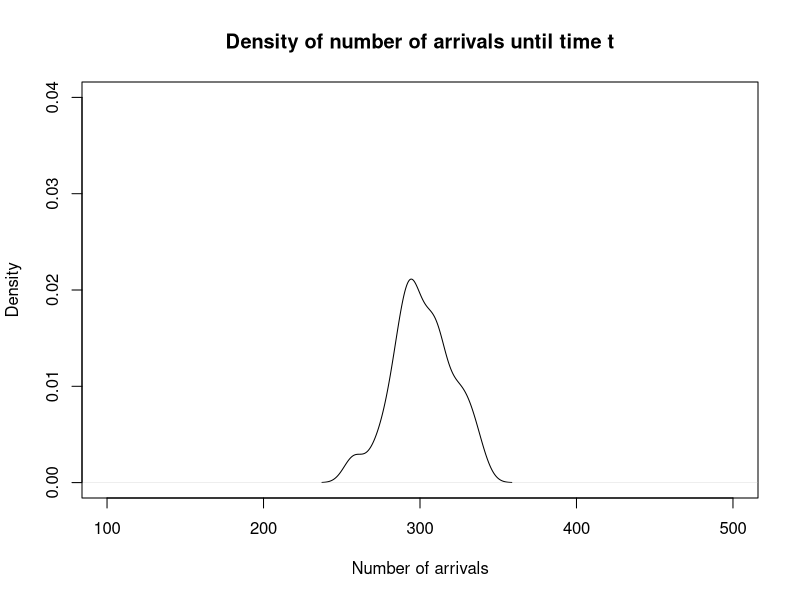
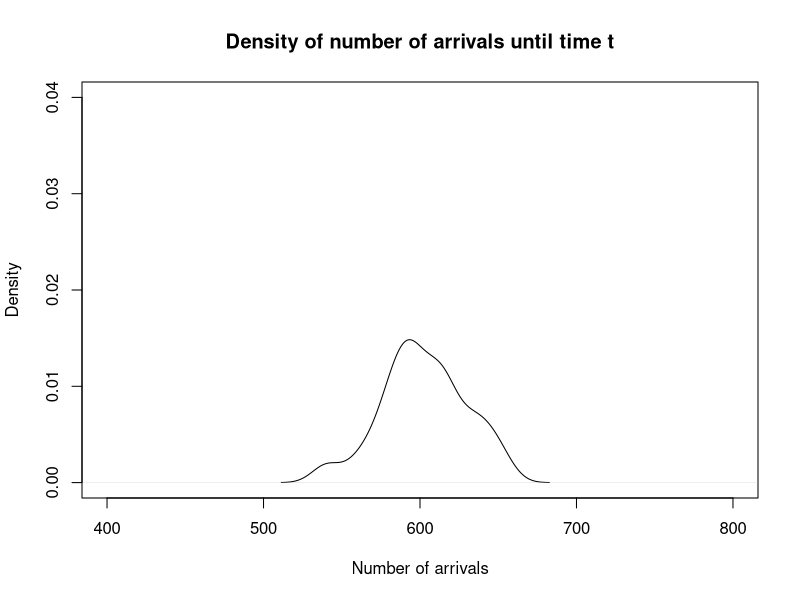
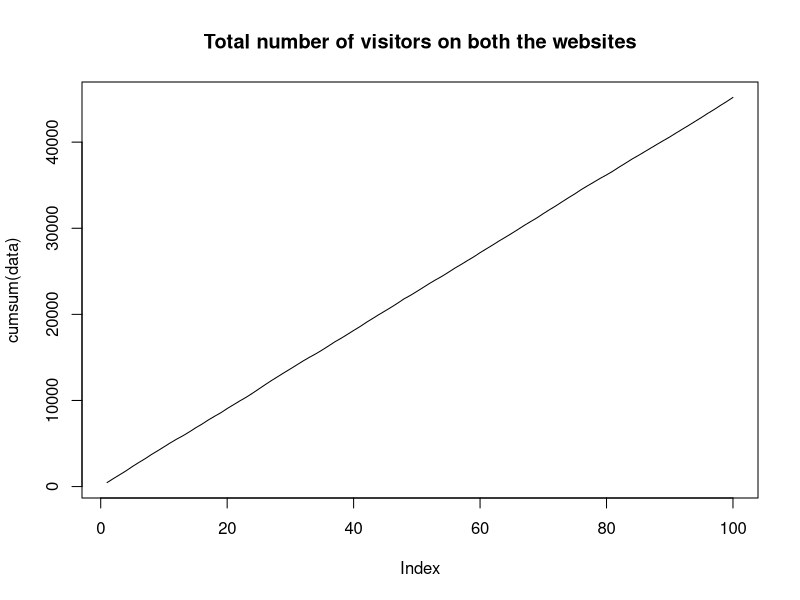
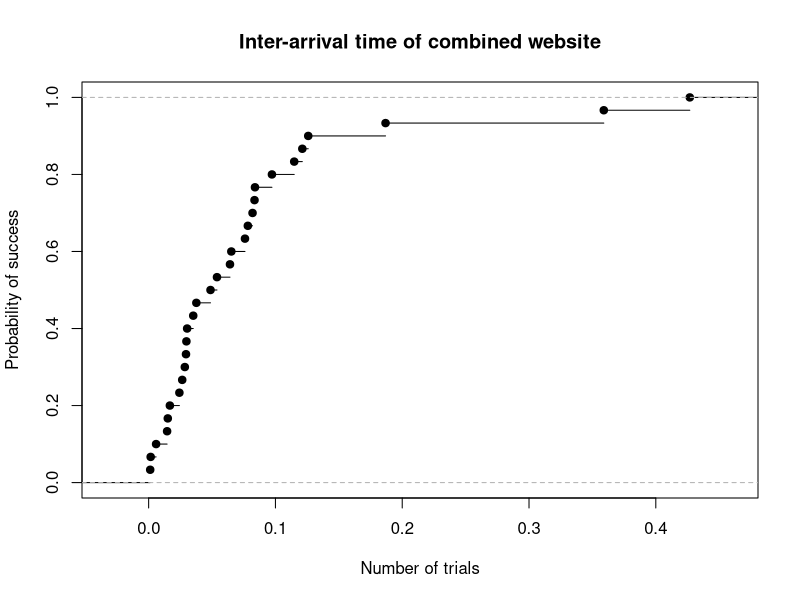

R code for these plots, in order:
#part a#
rm = (list = ls())
set.seed(12345)
t<-30
data<-rpois(100,lambda = 10*t)
plot(density(data),xlab="Number of arrivals",xlim=c(100,500),ylim=c(0,0.040),
     main="Density of number of arrivals until time t")

######################################################################################

#part b#
rm = (list = ls())
set.seed(12345)
t<-30
data<-rpois(100,lambda = 20*t)
plot(density(data),xlab="Number of arrivals",xlim=c(400,800),ylim=c(0,0.040),
     main="Density of number of arrivals until time t")

7######################################################################################

#part c#
rm = (list = ls())
set.seed(12345)
t<-30
data<-rpois(100,lambda = (10+5)*t)
plot(cumsum(data),main="Total number of visitors on both the websites",type="l")
#plot(density(data),xlim=c(0,1000),ylim=c(0,0.040),main="Density of number of arrivals until time t")

###         Inter-arrival time for poisson process      ###

rm = (list = ls())
set.seed(12345)
t<-30
lambda<-10+5
data<-rexp(t,lambda)
plot(ecdf(data),xlab="Number of trials",ylab="Probability of success",
     main="Inter-arrival time of combined website")
